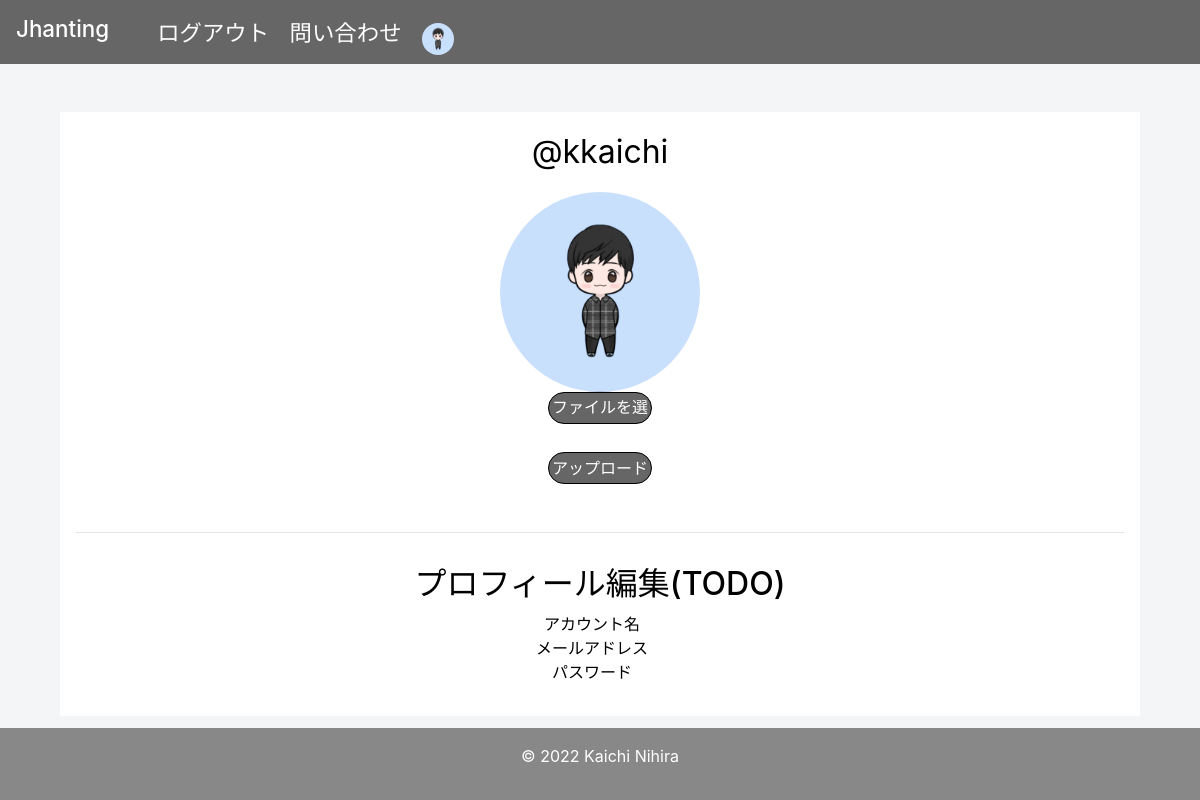
Screenshot of /account/ (signed in) with the database file from the repository.
### apps/account/models.py (models this page shows)
class UserImage(db.Model):
    __tablename__ = "user_images"
    id = db.Column(db.Integer, primary_key=True)
    user_id = db.Column(db.String, db.ForeignKey("users.id"))
    image_path = db.Column(db.String)

### apps/crud/models.py (models this page shows, shortened)
class User(db.Model, UserMixin):
    __tablename__ = "users"
    id = db.Column(db.Integer, primary_key=True)
    username = db.Column(db.String, index=True)
    email = db.Column(db.String, unique=True, index=True)
    password_hash = db.Column(db.String)
    created_at = db.Column(db.DateTime, default=datetime.datetime.now)
    updated_at = db.Column(
        db.DateTime, default=datetime.datetime.now, onupdate=datetime.datetime.now
    )
    @property
    def password(self):
        raise AttributeError("読み取り不可")

### apps/account/views.py (the view, shortened to what this page needs)
@account.route("/", methods=["GET", "POST"])
@login_required
def index():
    upload_image_form = UploadImageForm()
    user_image = (
        db.session.query(User, UserImage)
        .join(UserImage)
        .filter(User.id == UserImage.user_id)
        .filter_by(user_id=current_user.id)
        .first()
    )
    return render_template(
        "account/index.html", form=upload_image_form, user_image=user_image
    )

### apps/account/forms.py
class UploadImageForm(FlaskForm):
    image = FileField(
        validators=[
            FileRequired("画像ファイル(png ,jpg, jpeg)を指定してください"),
            FileAllowed(
                ["png", "jpg", "jpeg"], "画像ファイルの形式は「png」 ,「jpg」, 「jpeg」のいずれかの形式のみです．"
            ),
        ]
    )
    submit = SubmitField("アップロード")

### apps/crud/models.py (called while the page is built)
@login_manager.user_loader
def load_user(user_id):
    return User.query.get(user_id)

### apps/account/templates/account/index.html (shortened to what this page needs)
{% extends "account/base.html" %}
{% block content %}
<form action="{{url_for('account.index')}}" method="post" enctype="multipart/form-data" novalidate="novalidate">
  <div class=profile>
    <p class="username">@{{current_user.username}}</p>
    {% if user_image != None %}
    <div class="photo1">
      <img class="photo2" src="{{url_for('account.send',filename=user_image.UserImage.image_path)}}">
    </div>
    {% else %}
    <div class="photo1">
      <img class="photo2" src="{{url_for('mypage.send',filename='icon.png')}}">
    </div>
    {% endif %}
    <div class="image">
      <div class="image_upload">
        ファイルを選択
      </div>
      <p class="filename"></p>
    </div>
    <div class="image_submit">
      <p>{{form.submit}}</p>
    </div>
    <hr />
    <div class="edit">
      <h2>プロフィール編集(TODO)</h2>
      <ul>
        <li>
          アカウント名&emsp;
        </li>
        <li>
          メールアドレス&emsp;
        </li>
        <li>
          パスワード&emsp;
        </li>
      </ul>
    </div>
  </div>
</form>
</div>
{% endblock %}

### apps/account/templates/account/base.html (shortened to what this page needs)
<!DOCTYPE html>
<html lang="ja">
<head>
  <link rel="stylesheet" href="{{url_for('static',filename='css/bootstrap.css')}}" />
  <link rel="stylesheet" href="{{url_for('static',filename='css/style.css')}}" />
  <link rel="stylesheet" href="{{url_for('static',filename='css/account.css')}}" />
</head>
<body>
  <div class="footerFixed">
    <header>
      <h1 class="logo"><a class="logolink" href="{{url_for('mypage.index')}}">
          Jhanting</a>
      </h1>
      <nav class="nav">
        <ul class="menu-group">
          <li class="menu-item"><a class="login" href="{{url_for('auth.logout')}}">ログアウト</a></li>
          <li class="menu-item"><a class="signup" href="{{url_for('contact.index')}}">問い合わせ</a></li>
          {% if user_image == None %}
          <li class="menu-item"><a class href="{{url_for('account.index')}}">
              <img class="icon" src="{{url_for('mypage.send',filename='icon.png')}}">
            </a>
          </li>
          {% else %}
          <li class="menu-item"><a class href="{{url_for('account.index')}}">
              <img class="icon" src="{{url_for('mypage.send',filename=user_image.UserImage.image_path)}}">
            </a>
          </li>
          {% endif %}
        </ul>
      </nav>
    </header>
    {% block content %}{% endblock %}
    <footer>
      <p>© 2022 Kaichi Nihira</p>
    </footer>
</body>
</html>

### apps/static/css/style.css (style rules this page uses)
* { margin: 0; padding: 0; box-sizing: border-box; }
html { min-height: 100%; position: relative; }
body { background-color: #F4F5F7; color: #5e5e5e; margin-bottom: 5em; }
header { width: 100%; height: 4rem; background-color: #666666; color: #ffffff; text-align: center; }
.logo { float: left; font-size: 1.4rem; padding: 1rem; }
.logolink { color: #ffffff; text-decoration: none; }
.menu-group { float: right; padding: 1rem 2rem 1rem 1rem; }
.menu-item { display: inline-block; list-style: none; font-size: 1.4rem; padding: 0rem 0rem 0rem 1rem; }
.login, .signup, .logout, .contact { color: #ffffff; text-decoration: none; vertical-align: text-bottom; }
.icon { display: inline-block; width: 2rem; height: 2rem; border-radius: 50%; line-height: 0rem; }
footer { position: absolute; bottom: 0; width: 100%; padding: 1rem 0rem 1rem 0rem; text-align: center; background-color: #888888; color: #ffffff; }
footer p { color: #ffffff; }
footer { bottom: 0; position: absolute; }

### apps/static/css/account.css (style rules this page uses)
body { background: #F4F5F7; color: #5e5e5e; }
.profile { background: #ffffff; color: #000000; margin: 3rem auto; padding: 1rem 1rem 1rem 1rem; max-width: 90%; }
.username { text-align: center; font-size: 2rem; }
.icon { margin: 0 auto }
.photo1 { text-align: center; }
.photo2 { width: 200px; height: 200px; border-radius: 50%; }
.filename { padding: 0.2rem; }
.image { text-align: center; }
.image_upload { display: inline-block; overflow: hidden; position: relative; height: 2rem; width: 10%; border: 0.1rem solid #000000; border-radius: 1rem; background: #666666; color: #ffffff; text-align: center; line-height: 1.8rem; }
.image_submit { text-align: center; padding: 0rem 0rem 1rem 0rem; }
.image_submit input { background: #666666; border: 0.1rem solid #000000; border-radius: 1rem; color: #ffffff; font-size: 1rem; height: 2rem; transition: border-color 0.3s; width: 10%; }
.edit { text-align: center; padding: 1rem 0rem 0rem 0rem; }
li { list-style: none; }

### rows the page displays
UserImage: image_path (picture)
User: username "kkaichi"
